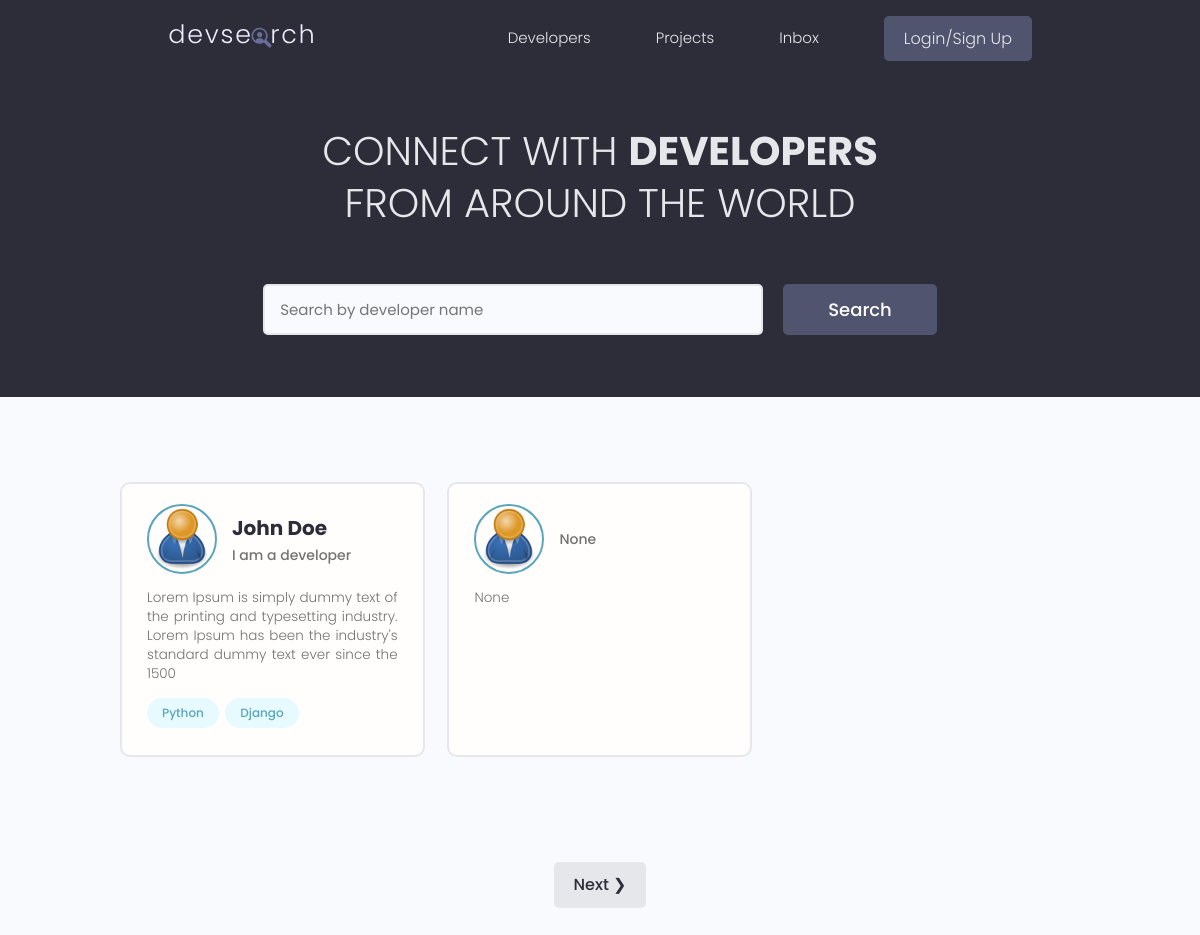
The page / on the database its author committed.
### users/models.py (models this page shows, shortened)
class Profile(models.Model):
    user = models.OneToOneField(
        User, on_delete=models.CASCADE, null=True, blank=True)
    name = models.CharField(max_length=200, blank=True, null=True)
    email = models.EmailField(max_length=500, blank=True, null = True)
    username = models.CharField(max_length=200, blank=True, null=True)
    location = models.CharField(max_length=200, blank=True, null=True)
    short_intro = models.CharField(max_length=200, blank=True, null=True)
    bio = models.TextField(blank=True, null = True)
    profile_image = models.ImageField(
        null=True, blank=True, upload_to='profiles/', default="profiles/user-default.png")
    social_github = models.CharField(max_length=200, blank=True, null=True)
    social_twitter = models.CharField(max_length=200, blank=True, null=True)
    social_linkedin = models.CharField(max_length=200, blank=True, null=True)
    social_youtube = models.CharField(max_length=200, blank=True, null=True)
    social_website = models.CharField(max_length=200, blank=True, null=True)
    created = models.DateTimeField(auto_now_add=True)
    id = models.UUIDField(default=uuid.uuid4, unique=True,
                          primary_key=True, editable=False)

class Skill(models.Model):
    owner = models.ForeignKey(
        Profile, on_delete=models.CASCADE, null=True,)
    name = models.CharField(max_length=200, blank=True, null=True)
    description = models.TextField(null=True, blank=True)
    created = models.DateTimeField(auto_now_add=True)
    id = models.UUIDField(default=uuid.uuid4, unique=True,
                          primary_key=True, editable=False)
    def __str__(self):
        return str(self.name)

### users/views.py (the view)
# urls.py: path('', views.profiles, name="profiles"),
def profiles(request):
    profiles, search_query = searchProfiles(request)
    custom_range, profiles = paginateProfiles(request, profiles, 2)
    context = {'profiles': profiles, 'search_query': search_query,
                'custorm_range': custom_range}
    return render(request, 'users/profiles.html', context)

### users/utils.py (called while the page is built)
def paginateProfiles(request, profiles, results):
    page = request.GET.get('page')
    paginator = Paginator(profiles, results)
    try:
        profiles = paginator.page(page)
    except PageNotAnInteger:
        page = 1
        profiles = paginator.page(page)
    except EmptyPage:
        page = paginator.num_pages
        profiles = paginator.page(page)
    leftIndex = (int(page) -4)
    if leftIndex < 1:
        leftIndex = 1
    rightIndex = (int(page) + 5)
    if rightIndex > paginator.num_pages:
        rightIndex = paginator.num_pages +1
    custom_range = range(leftIndex, rightIndex)
    return custom_range, profiles

def searchProfiles(request):
    search_query = ''
    if request.GET.get('search_query'):
        search_query = request.GET.get('search_query')
    skills = Skill.objects.filter(name__icontains=search_query)
    profiles = Profile.objects.distinct().filter(
        Q(name__icontains=search_query) |
        Q(short_intro__icontains=search_query) |
        Q(skill__in=skills)
    )
    return profiles, search_query

### users/templates/users/profiles.html (shortened to what this page needs)
{% extends 'main.html' %}
{% block content %}
<main class="home">
    <section class="hero-section text-center">
      <div class="container container--narrow">
        <div class="hero-section__box">
          <h2>CONNECT WITH <span>DEVELOPERS</span></h2>
          <h2>FROM AROUND THE WORLD</h2>
        </div>
        <div class="hero-section__search">
          <form class="form" action="{% url 'profiles' %}" method="get">
            <div class="form__field">
              <input class="input input--text" id="formInput#search" type="text" name="search_query"
                value = "{{search_query}}"  placeholder="Search by developer name" />
            </div>
            <input class="btn btn--sub btn--lg" type="submit" value="Search" />
          </form>
        </div>
      </div>
    </section>
    <section class="devlist">
      <div class="container">
        <div class="grid grid--three">
          {% for profile in profiles %}
          <div class="column card">
            <div class="dev">
              <a href="{% url 'user-profile' profile.id %}" class="card__body">
                <div class="dev__profile">
                  <img class="avatar avatar--md" src="{{ profile.profile_image.url }}"
                        alt="image" />
                  <div class="dev__meta">
                    <h3>{{profile.name}}</h3>
                    <h5>{{profile.short_intro}}</h5>
                  </div>
                </div>
                <p class="dev__info">{{profile.bio|slice:"150"}}</p>
                <div class="dev__skills">
                    {% for skill in profile.skill_set.all|slice:"5" %}
                  <span class="tag tag--pill tag--main">
                    <small>{{skill}}</small>
                  </span>
                  {% endfor %}
                </div>
              </a>
            </div>
          </div>
          {% endfor %}
        </div>
      </div>
    </section>
    {% include 'pagination.html' with queryset=profiles custom_range=custom_range %}
  </main>
{% endblock content %}

### static/styles/app.css (style rules this page uses)
:root { --color-sub: #2d2d39; }
.btn--sub { background-color: var(--color-sub-light); }
.card { border: 2px solid var(--color-light); }
img { width: 100%; }
.hero-section { height: 40vh; display: flex; align-items: center; background-color: var(--color-sub); }
.hero-section__box { margin-bottom: 4rem; }
.hero-section__box > h2, .hero-section__box > h2 > span { font-size: 4rem; color: var(--color-light); line-height: 1.3; text-transform: uppercase; }
.hero-section__box > h2 { font-weight: 300; }
.hero-section__box > h2 > span { font-weight: 700; }
.hero-section__search > .form { display: flex; align-items: center; justify-content: center; gap: 2rem; }
.hero-section__search > .form input.input--text { width: 50rem; }
.devlist { margin-top: 8rem; }
.devlist .grid { align-items: stretch; }
.devlist .dev .dev__profile { display: flex; align-items: center; gap: 1.5rem; }
.devlist .dev .dev__meta h3 { color: var(--color-sub); font-size: 2rem; font-weight: 700; }
.devlist .dev .dev__meta h5 { color: var(--color-text); font-size: 1.4rem; font-weight: 500; }
.devlist .dev .dev__info { margin: 1.5rem 0; font-size: 1.35rem; line-height: 1.4; text-align: justify; }

### static/uikit/styles/modules/_variables.css (style rules this page uses)
:root { --color-main: #5aa5b9; --color-main-light: #e6faff; --color-sub: #3f4156; --color-sub-light: #51546e; --color-sub-lighter: #ededfd; --color-text: #737373; --color-gray: #8b8b8b; --color-light: #e5e7eb; --color-light-gray: #767676; --color-bg: #f8fafd; --color-white: #fffefd; --color-white-light: #f3f3f3; --color-success: #359e64; --color-success-bg: #def8e8; --color-error: #fc4b0b; --color-error-bg: #fff2ee; --font-base: 'Poppins', arial, helvetica, 'Segoe UI', roboto, ubuntu, sans-serif; --font-monospace: 'Fira Code', 'Courier New', courier, monospace; --font-regular: 300; --font-medium: 500; --font-bold: 700; --generic-shadow: 1px 1px 5px #00000010; --generic-transition: all 0.3s ease-in-out; }

### static/uikit/styles/modules/_base.css (style rules this page uses)
* { margin: 0; padding: 0; box-sizing: border-box; text-rendering: optimizeLegibility; color: inherit; font-size: inherit; }
html { font-size: 50%; }
@media only screen and (min-width: 480px) { html { font-size: 56.25%; } }
@media only screen and (min-width: 1200px) { html { font-size: 62.5%; } }
body { line-height: 1.6; font-weight: 400; font-size: 1.5rem; color: var(--color-text); background-color: var(--color-bg); min-height: 100vh; }

### static/uikit/styles/modules/_typography.css (style rules this page uses)
* { font-family: var(--font-base); }
h2 { font-size: 3.6rem; font-weight: var(--font-bold); }
h3 { font-size: 3.2rem; font-weight: var(--font-medium); }
h5 { font-size: 2.4rem; font-weight: var(--font-medium); }
h5, h6 { font-weight: var(--font-regular); }
p, span, strong { font-size: 1.6rem; color: var(--color-text); font-weight: var(--font-regular); }
a { padding-bottom: 2px; text-decoration: none; display: inline-block; color: var(--color-main); font-weight: var(--font-medium); }

### static/uikit/styles/modules/_utilities.css (style rules this page uses)
.container { width: 92%; max-width: 165rem; margin: 0 auto; box-sizing: border-box; }
.container--narrow { width: 92%; max-width: 120rem; }
@media screen and (min-width: 1000px) { .container { width: 90%; } }
@media screen and (min-width: 1000px) { .container--narrow { width: 85%; } }
@media screen and (min-width: 1200px) { .container { width: 80%; } }
@media screen and (min-width: 1200px) { .container--narrow { width: 72%; } }
.text-center { text-align: center; }

### static/uikit/styles/modules/_avatar.css (style rules this page uses)
.avatar { border-radius: 50%; border: 2px solid var(--color-main); object-fit: cover; }
.avatar--md { height: 7rem; width: 7rem; }

### static/uikit/styles/modules/_button.css (style rules this page uses)
.btn { display: inline-block; position: relative; cursor: pointer; background-color: var(--color-light); font-weight: var(--font-medium); color: var(--color-sub); text-decoration: none; padding: 1rem 2rem; border-radius: 0.5rem; border: none; width: -webkit-fit-content; width: -moz-fit-content; width: fit-content; height: -webkit-fit-content; height: -moz-fit-content; height: fit-content; font-size: 1.6rem; outline-width: 0; outline-color: transparent; -webkit-backface-visibility: hidden; backface-visibility: hidden; transition: all 0.3s ease-in-out; }
.btn--sub { background-color: var(--color-sub); color: var(--color-white); }
.btn--lg { font-size: 1.8rem; padding: 1.2rem 4.5rem; }

### static/uikit/styles/modules/_card.css (style rules this page uses)
.card { border-radius: 1rem; background-color: var(--color-white); border: 1.5px solid var(--color-light); width: auto; height: auto; margin-top: 0.5rem; margin-bottom: 0.5rem; overflow: hidden; }
.card__body, .card__header { padding: 2rem 2.5rem; }

### rows shown on the page
Profile: profile_image (placeholder picture), name "John Doe", short_intro "I am a developer", bio "Lorem Ipsum is simply dummy text of the printing and typesetting industry. Lorem Ipsum has been the industry's standard dummy text ever since the 1500"
Skill: name "Python"
Skill: name "Django"
Profile: profile_image (placeholder picture), short_intro "None", bio "None"
